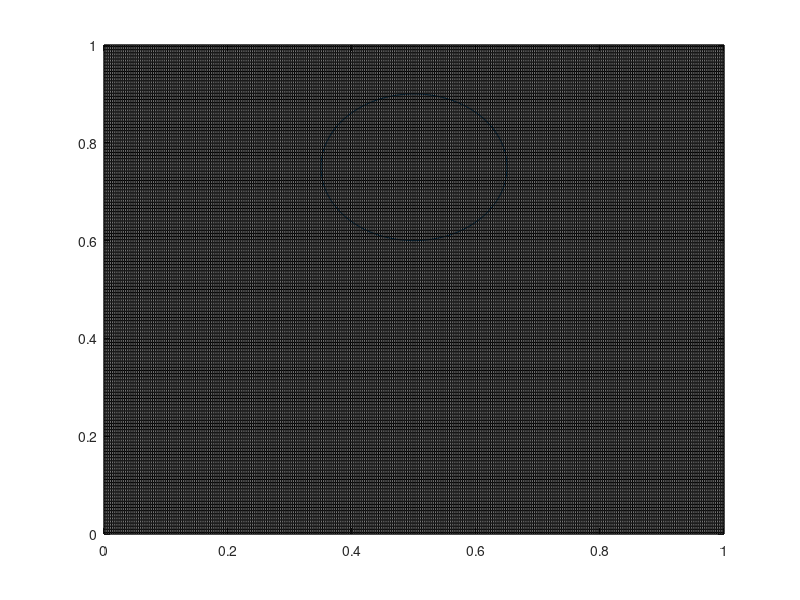

This chart was generated by the following MATLAB code: (Note: this script raises an error after producing the figure.)
clear 
clc
close all
% -------------------------------------------------------------------------
% Interface tracking test
% -------------------------------------------------------------------------


% currently the algorthim fails if the circle falls exactly on the 
% line or corner (try Nx=Ny=11). also for uneven meshes.
Nx =333;
Ny = Nx;
x_pos = 0.5;
y_pos = 0.75;
r = 0.15;
x = linspace(0,1,Nx);
y = linspace(0,1,Ny);
h = y(3) - y(2);
[X,Y] = meshgrid(x,y);

%% circle stuff
cir_dis = 0:pi/100:2*pi; %decrease step size for more exact circle plot
xcir = 0.15 * cos(cir_dis) + 0.5;
ycir = 0.15 * sin(cir_dis) + 0.75;
plot(xcir,ycir)
hold on
for i = 1:Nx
    plot(ones(1,length(x))*x(i),y,'k','Linewidth',0.25)
    plot(x,ones(1,length(y))*y(i),'k','Linewidth',0.25)
end

[C,cir_xloc_x,cir_yloc_y,cir_xloc_y,cir_yloc_x] = ...
        circle_init(x,y,h,x_pos,y_pos,r);
[mx,my] = youngsFD(h,x,y,C);
%% for the reconstruct function

% test C values (page 96)
C = [0,0,0;...
   0.5, 0.5,0.5;...
   1, 1,1]';

C = [0,0.02,.1;...
   0.2, 0.8,1;...
   0.7, 1,1];

% corresponding test x , y and h values
x = linspace(0,3,3);
y = x;
h = x(2)-x(1);
% Calculation of x and y components of normal vector
[mx,my] = youngsFD(h,x,y,C);

tol = 1e-5;
max_it = 100000; 
err = 1;
num_it=0;
alpha_guess=1;
mx = mx(2,2);
my=my(2,2);
C = C(2,2);
while abs(err) > tol && num_it <= max_it

Area = Alpha(mx,my,h,alpha_guess,C);

err1 = abs(Area - C*h^2);
alpha_guess1 = alpha_guess;
area1 = Area;
alpha_guess = alpha_guess *1.01;
if abs(err1) < tol
alpha_guess = alpha_guess/1.0100000001; %lmao

end

Area = Alpha(mx,my,h,alpha_guess,C);

err2 = abs(Area - C*h^2);
area2 = Area;
alpha_guess2 = alpha_guess;

alpha_new = alpha_guess1 - err1/((err1-err2)/(alpha_guess1-alpha_guess2));
alpha_guess = alpha_new;
num_it = num_it+1;
err = err1;
alpha = alpha_new;

end
areaC = C*h^2;


Ax = mx/(2*my);
alp = sqrt(2*mx*my*Area);

delx = alpha/mx;
dely = alpha/my;
% slope= -1/(delx/dely);
slope = -1/(my/mx);


mbold = (mx^2 + my^2)^(1/2);
%slope = -1/(mx^2 + my^2)^(1/2);
delx = alpha/mx;
dely = alpha/my;
% delx = mx;
% dely = my;
% dely = 0.5;

b = (dely)-(delx)*slope;  %from both x and y
b = (delx+0.5)*slope + 0.5; %at (delx,0);
xgrid = linspace(0,3,4);
ygrid = xgrid;
figure
hold on
for i = 1:length(xgrid)
    plot(ones(1,length(xgrid))*xgrid(i),ygrid,'k','Linewidth',0.25)
    plot(xgrid,ones(1,length(ygrid))*ygrid(i),'k','Linewidth',0.25)
end
linex = linspace(xgrid(2), xgrid(3),10);
liney = slope*linex + b;
% plot(linex,liney)
cch = ((0.802 - 0.5)/2 * (0.852-0.5))/(0.5^2);


%% current graph stuff
cir_xloc_x = [cir_xloc_x,cir_xloc_x];
cir_yloc_y = [cir_yloc_y,cir_yloc_y];
% plot(cir_xloc_x,cir_xloc_y,'o')
% plot(cir_yloc_x,cir_yloc_y,'o')


T = 2;
t = T/2; %this is for book example, deliverable 2 has t = T/pi
PHI = 1/pi .* cos(pi*t/T).*sin(pi.*X).^2 .* sin(pi.*Y).^2;

u = -2.*cos(pi.*t./T).*sin(pi.*X).^2 .* sin(pi.*Y).*cos(pi.*Y);
v = 2.*cos(pi.*t./T).*sin(pi.*Y).^2 .* sin(pi.*X).*cos(pi.*X);

% figure
% quiver(X,Y,u,v)
% C = (u.^2 + v.^2).^(1/2);


%% trying areafinder 

mx = -1;
my = 0;
h=1;
slope = -1/(my/mx);
alplim1 = (h*-slope + h)*my;
alplim = (h*(-1/slope)+h)*mx;
alplimc = (0.5/mx - h) * -slope;
x = 1;
y = 1;
alpha = linspace(mx+0.001,my-0.001,1000);
for i=1:length(alpha)
[area(i),xleft(i),xright(i),yleft(i),yright(i)]...
    = areafinder(x,y,mx,my,h,alpha(i));
end
%for this example (havent done yet)
error = abs(0.8*h^2 - area);
[m,i] = min(error);
alpha = alpha(i);
dx = alpha/mx;
slope = 1e10;
b = y - (x+alpha/mx)*slope;
liney = slope*linex+b;
liney(liney<y+h) = y;
liney(liney>y+h) = y+h;
plot(linex,liney)

%% Iterative solver for area finding method for whole mesh when ready for use
AlphaActual = zeros(length(x),length(y));
AreaActual = zeros(length(x),length(y));
for i = 1:length(x)
    for j = 1:length(y)
        
        % Listing necessary parameters for area finding method
        xval = X(i,j);      yval = Y(i,j);
        mxval = mx(i,j);    myval = my(i,j);
        if  mx == 0 && myval == 0 && C(i,j) == 0
            % Check if mx and my are both 0 for C of 0 (not filled), 
            % which yields area of 0
            AlphaActual(i,j) = 0;
            AreaActual(i,j) = 0;
            break
        elseif  mx == 0 && myval == 0 && C(i,j) == 1
            % Check if mx and my are both 0 for C of 1 (filled), 
            % which yields area of 1
            AlphaActual(i,j) = 1;
            AreaActual(i,j) = 1;
            break
        else
        % Parameters to perform iterative method, including first iteration
        % and tolerance of error for root finding
        tol = 1e-8; 
        err = 1e10;   Count = 1;   MaxCount = 25; 
        
        % Ensuring that intial guess for alpha is within constraints of geometric cell
        if mx > 0 && my > 0
            % mx and my are positive
            alpha(Count) = (-h/slope(i,j)+h)*mxval*0.1
        end
        
        if mx < 0 && my < 0
            % mx and my are negative
            alpha(Count) = (-h/slope(i,j)+h)*mxval*1.1
        end
        
        if mx < 0 && my > 0
            % mx is negative and my is positive
            % hmx < alpha < hmy
            alpha(Count) = h*myval*0.1
        end
        
        if mx > 0 && my < 0
            % hmy < alpha < hmx
            % mx is positive and my is negative
            alpha(Count) = h*mxval*0.1
        end
        
        % While loop to perform iteration calculation
        while abs(err(Count)) > tol  &&  Count <= MaxCount
            
            % Calculation of area using areafinder function
            Area(Count) = areafinder(xval,yval,mxval,myval,alpha(Count));
            
            % Evaluate error in area by comparing result to color function C
            e1 =  Area(Count) - C(i,j);  
            err(Count) = e1;
            % Use perturbation for alpha if error is too large
            if abs(e1) > tol
                alphapert = 1.0001*alpha(Count);
                Areapert = areafinder(xval,yval,mxval,myval,alphapert);
                e2 =  Areapert - C(i,j);
                % Calculate a new alpha guess based on error analysis
                alphanew = alpha(Count)-e1*(0.0001*alpha(Count))/(e2-e1);
                Count = Count+1;   
                alpha(Count) = alphanew;
                err(Count) = err(Count-1);
            end   % End of iteration loop for perturbation
            if Count >= MaxCount
                fprintf(1,'Iteration Failed -- Hit maximum iteration limit \n');
            end   % End of overall iteration process
        end % End of while loop
        AlphaActual(i,j) = alpha(end);
        AreaActual(i,j) = Area(end);
        
        end % End of overall if statement

    end
end
